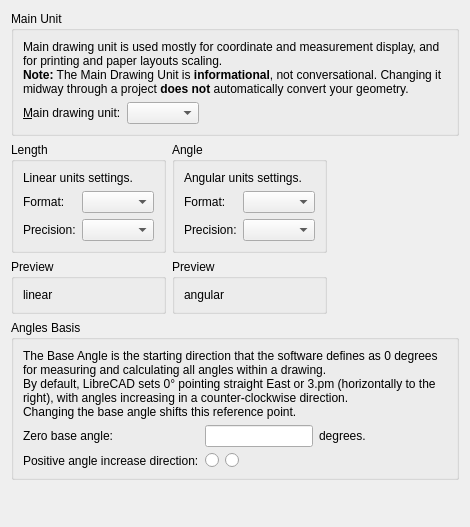
<?xml version="1.0" encoding="UTF-8"?>
<ui version="4.0">
 <class>LC_SettingsPageDrawingUnits</class>
 <widget class="QWidget" name="LC_SettingsPageDrawingUnits">
  <property name="geometry">
   <rect>
    <x>0</x>
    <y>0</y>
    <width>470</width>
    <height>527</height>
   </rect>
  </property>
  <layout class="QVBoxLayout" name="verticalLayout">
   <item>
    <widget class="QGroupBox" name="bgUnit">
     <property name="title">
      <string>Main Unit</string>
     </property>
     <layout class="QGridLayout" name="gridLayout">
      <item row="2" column="2">
       <widget class="LC_ContentAdjustableComboBox" name="cbUnit">
        <property name="toolTip">
         <string>Main Drawing Unit

Units of measurements to use in drawing </string>
        </property>
       </widget>
      </item>
      <item row="2" column="3">
       <spacer>
        <property name="orientation">
         <enum>Qt::Orientation::Horizontal</enum>
        </property>
        <property name="sizeHint" stdset="0">
         <size>
          <width>0</width>
          <height>0</height>
         </size>
        </property>
       </spacer>
      </item>
      <item row="2" column="1">
       <widget class="QLabel" name="lUnit">
        <property name="text">
         <string>&amp;Main drawing unit:</string>
        </property>
        <property name="buddy">
         <cstring>cbUnit</cstring>
        </property>
       </widget>
      </item>
      <item row="0" column="1" colspan="3">
       <widget class="QLabel" name="label_3">
        <property name="text">
         <string>Main drawing unit is used mostly for coordinate and measurement display, and for printing and paper layouts scaling.&lt;br&gt;
&lt;b&gt;Note:&lt;/b&gt; The Main Drawing Unit is &lt;b&gt;informational&lt;/b&gt;, not conversational. Changing it midway through a project &lt;b&gt;does not&lt;/b&gt; automatically convert your geometry. </string>
        </property>
        <property name="wordWrap">
         <bool>true</bool>
        </property>
       </widget>
      </item>
     </layout>
    </widget>
   </item>
   <item>
    <layout class="QGridLayout" name="gridLayout_2">
     <item row="0" column="0">
      <layout class="QVBoxLayout">
       <item>
        <widget class="QGroupBox" name="bgLength">
         <property name="title">
          <string>Length</string>
         </property>
         <layout class="QFormLayout">
          <item row="1" column="0">
           <widget class="QLabel" name="label">
            <property name="text">
             <string>Format:</string>
            </property>
            <property name="buddy">
             <cstring>cbLengthFormat</cstring>
            </property>
           </widget>
          </item>
          <item row="1" column="1">
           <widget class="LC_ContentAdjustableComboBox" name="cbLengthFormat">
            <property name="toolTip">
             <string>Linear Format

Format for displaying linear units.</string>
            </property>
           </widget>
          </item>
          <item row="2" column="0">
           <widget class="QLabel" name="label">
            <property name="text">
             <string>Precision:</string>
            </property>
            <property name="buddy">
             <cstring>cbLengthPrecision</cstring>
            </property>
           </widget>
          </item>
          <item row="2" column="1">
           <widget class="LC_ContentAdjustableComboBox" name="cbLengthPrecision">
            <property name="toolTip">
             <string>Linear Precision

Precision for displaying linear units (display only).</string>
            </property>
           </widget>
          </item>
          <item row="0" column="0" colspan="2">
           <widget class="QLabel" name="label_4">
            <property name="text">
             <string>Linear units settings.</string>
            </property>
           </widget>
          </item>
         </layout>
        </widget>
       </item>
       <item>
        <widget class="QGroupBox" name="bgLengthPreview">
         <property name="title">
          <string>Preview</string>
         </property>
         <layout class="QHBoxLayout">
          <item>
           <widget class="QLabel" name="lLinear">
            <property name="text">
             <string>linear</string>
            </property>
           </widget>
          </item>
         </layout>
        </widget>
       </item>
      </layout>
     </item>
     <item row="0" column="1">
      <layout class="QVBoxLayout">
       <item>
        <widget class="QGroupBox" name="bgAngle">
         <property name="title">
          <string>Angle</string>
         </property>
         <layout class="QFormLayout">
          <item row="1" column="0">
           <widget class="QLabel" name="label">
            <property name="text">
             <string>Format:</string>
            </property>
            <property name="buddy">
             <cstring>cbAngleFormat</cstring>
            </property>
           </widget>
          </item>
          <item row="1" column="1">
           <widget class="LC_ContentAdjustableComboBox" name="cbAngleFormat"/>
          </item>
          <item row="2" column="0">
           <widget class="QLabel" name="label">
            <property name="text">
             <string>Precision:</string>
            </property>
            <property name="buddy">
             <cstring>cbAnglePrecision</cstring>
            </property>
           </widget>
          </item>
          <item row="2" column="1">
           <widget class="LC_ContentAdjustableComboBox" name="cbAnglePrecision"/>
          </item>
          <item row="0" column="0" colspan="2">
           <widget class="QLabel" name="label_5">
            <property name="text">
             <string>Angular units settings.</string>
            </property>
           </widget>
          </item>
         </layout>
        </widget>
       </item>
       <item>
        <widget class="QGroupBox" name="bgAnglePreview">
         <property name="title">
          <string>Preview</string>
         </property>
         <layout class="QHBoxLayout">
          <item>
           <widget class="QLabel" name="lAngular">
            <property name="text">
             <string>angular</string>
            </property>
           </widget>
          </item>
         </layout>
        </widget>
       </item>
      </layout>
     </item>
     <item row="0" column="2">
      <spacer name="horizontalSpacer_3">
       <property name="orientation">
        <enum>Qt::Orientation::Horizontal</enum>
       </property>
       <property name="sizeHint" stdset="0">
        <size>
         <width>0</width>
         <height>0</height>
        </size>
       </property>
      </spacer>
     </item>
    </layout>
   </item>
   <item>
    <widget class="QGroupBox" name="groupBox_6">
     <property name="title">
      <string>Angles Basis</string>
     </property>
     <layout class="QGridLayout">
      <item row="1" column="2">
       <widget class="QLabel" name="label">
        <property name="text">
         <string>degrees.</string>
        </property>
       </widget>
      </item>
      <item row="2" column="0">
       <widget class="QLabel" name="label">
        <property name="text">
         <string>Positive angle increase direction:</string>
        </property>
        <property name="buddy">
         <cstring>rbAngleBasePositive</cstring>
        </property>
       </widget>
      </item>
      <item row="1" column="1">
       <widget class="QLineEdit" name="leAngleBaseZero">
        <property name="toolTip">
         <string>Base Angle

Zero base angle relative to the current user coordinate system.
Affects polar coordinates input, snap to angle. 0.0 is 3pm.</string>
        </property>
       </widget>
      </item>
      <item row="1" column="0">
       <widget class="QLabel" name="label">
        <property name="text">
         <string>Zero base angle:</string>
        </property>
        <property name="buddy">
         <cstring>leAngleBaseZero</cstring>
        </property>
       </widget>
      </item>
      <item row="1" column="3">
       <spacer name="horizontalSpacer">
        <property name="orientation">
         <enum>Qt::Orientation::Horizontal</enum>
        </property>
        <property name="sizeHint" stdset="0">
         <size>
          <width>0</width>
          <height>0</height>
         </size>
        </property>
       </spacer>
      </item>
      <item row="0" column="0" colspan="4">
       <widget class="QLabel" name="label_2">
        <property name="text">
         <string>The Base Angle is the starting direction that the software defines as 0 degrees for measuring and calculating all angles within a drawing.&lt;br&gt;By default, LibreCAD sets 0° pointing straight East or 3.pm (horizontally to the right), with angles increasing in a counter-clockwise direction. &lt;br&gt;Changing the base angle shifts this reference point.</string>
        </property>
        <property name="wordWrap">
         <bool>true</bool>
        </property>
       </widget>
      </item>
      <item row="2" column="1" colspan="2">
       <layout class="QHBoxLayout">
        <item>
         <widget class="QRadioButton" name="rbAngleBasePositive">
          <property name="toolTip">
           <string>Positive Angles Direction

Counterclockwise, 90 degrees is north.</string>
          </property>
          <property name="icon">
           <iconset>
            <normaloff>:/icons/dirpos_plus.lci</normaloff>:/icons/dirpos_plus.lci</iconset>
          </property>
         </widget>
        </item>
        <item>
         <widget class="QRadioButton" name="rbAngleBaseNegative">
          <property name="toolTip">
           <string>Positive Angles Direction

Clockwise, 90 degrees is south.</string>
          </property>
          <property name="icon">
           <iconset>
            <normaloff>:/icons/dirneg_plus.lci</normaloff>:/icons/dirneg_plus.lci</iconset>
          </property>
         </widget>
        </item>
        <item>
         <spacer name="horizontalSpacer_2">
          <property name="orientation">
           <enum>Qt::Orientation::Horizontal</enum>
          </property>
          <property name="sizeHint" stdset="0">
           <size>
            <width>0</width>
            <height>0</height>
           </size>
          </property>
         </spacer>
        </item>
       </layout>
      </item>
     </layout>
    </widget>
   </item>
   <item>
    <spacer>
     <property name="orientation">
      <enum>Qt::Orientation::Vertical</enum>
     </property>
     <property name="sizeHint" stdset="0">
      <size>
       <width>0</width>
       <height>0</height>
      </size>
     </property>
    </spacer>
   </item>
  </layout>
 </widget>
 <customwidgets>
  <customwidget>
   <class>LC_ContentAdjustableComboBox</class>
   <extends>QComboBox</extends>
   <header location="global">lc_content_adjustable_combo_box.h</header>
  </customwidget>
 </customwidgets>
 <resources/>
 <connections/>
</ui>
